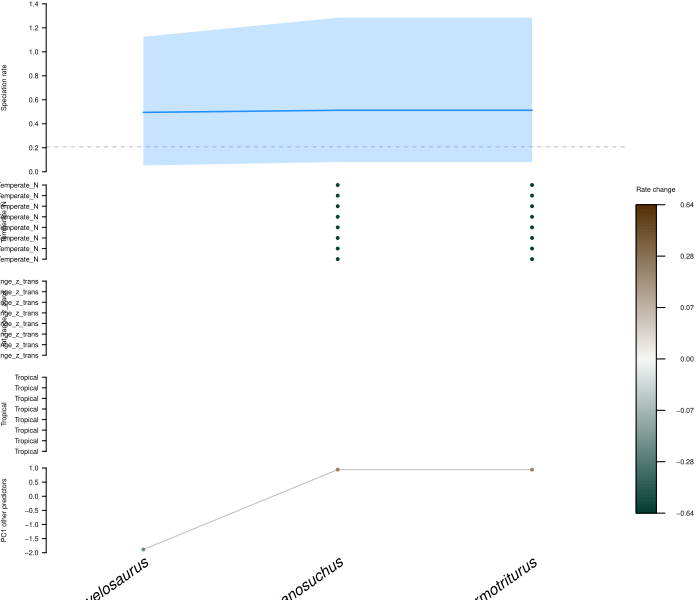

Reproduce this figure in R.
pdf(file='C:/Users/SimoesLabAdmin/Documents/pt_diversity_rates/updated_occurrence_analyses/model_3/reptilia_terr/combined_10_contribution_per_species_rates.pdf', width = 7, height = 6, useDingbats = FALSE, pointsize = 7)

ord_by_importance = function(s, consrank, rate_mean) {
  imp = consrank**2
  s = scale(s)
  imp = imp / sum(imp)
  #imp = imp / max(imp)
  s = t(t(s) * imp)
  p = prcomp(cbind(s, scale(rate_mean)))
  ord <- order(p$x[, 1])
  if (cor(1:length(rate_mean), rate_mean[ord]) < 0) {
     ord = order(p$x[, 1], decreasing = TRUE)
  }
  return(ord)
}

is_discrete <- function(x) {
  s = min(x):max(x)
  any(x == 0) && length(s) > 1 && all(s %in% unique(x))
}

combine_predictors <- function(shap, feat, feat_names, n_comb) {
  n_comb1 = n_comb + 1
  idx_comb = n_comb1:ncol(shap)
  shap[, n_comb1] = rowSums(shap[, idx_comb])
  shap = shap[, 1:n_comb1]
  comb_pred = t(do.call('rbind', feat[idx_comb]))
  pc1 = prcomp(comb_pred)$x[, 1]
  feat[[n_comb1]] = pc1
  feat[(n_comb + 2):(length(feat))] = NULL
  feat_names = feat_names[1:n_comb1]
  feat_names[n_comb1] = 'PC1 other predictors'
  out = vector(mode = 'list', length = 3)
  out[[1]] = shap
  out[[2]] = feat
  out[[3]] = feat_names
  return(out)
}

shap_heatmap <- function(shap, baseline, rates, species_names, feat,
                         feat_names, feat_states, rate_type = 'speciation', n_individual_pred = NULL) {
  nfeat = ncol(shap)
  if (!is.null(n_individual_pred)) {
    if ((n_individual_pred + 1) < nfeat) {
      comb_p = combine_predictors(shap, feat, feat_names, n_individual_pred)
      shap = comb_p[[1]]
      feat = comb_p[[2]]
      feat_names = comb_p[[3]]
      nfeat = ncol(shap)
    }
  }
  nspecies = nrow(shap)
  shap_pos = shap > 0
  shap_neg = shap < 0
  shap_sqrt = shap
  shap_sqrt[shap == 0] = 0
  offset_sqrt = 0.0
  shap_sqrt[shap_pos] = sqrt(shap[shap_pos] + offset_sqrt)
  shap_sqrt[shap_neg] = sqrt(-1 * shap[shap_neg] + offset_sqrt)
  max_pos = max(shap_sqrt[shap_pos])
  max_neg = max(shap_sqrt[shap_neg])
  steps_pos = round(max_pos / (max_pos + max_neg), 2) * 200
  steps_neg = round(max_neg / (max_pos + max_neg), 2) * 200
  # BrBG diverging colors
  total_steps = steps_pos + steps_neg
  max_steps = max(c(steps_pos, steps_neg))
  col_pos = colorRampPalette(c('#F5F5F5', '#543005'))(max_steps)
  col_neg = colorRampPalette(c('#F5F5F5', '#003C30'))(max_steps)
  col_pos = col_pos[1:steps_pos]
  col_neg = col_neg[1:steps_neg]
  shap_col = shap
  shap_col[shap == 0] = '#F5F5F5'
  col_idx = findInterval(shap_sqrt[shap_pos], seq(sqrt(offset_sqrt), max_pos, length.out = steps_pos), all.inside = TRUE)
  shap_col[shap_pos] = col_pos[col_idx]
  col_idx = findInterval(shap_sqrt[shap_neg], seq(sqrt(offset_sqrt), max_neg, length.out = steps_neg), all.inside = TRUE)
  shap_col[shap_neg] = col_neg[col_idx]
  species_names = gsub('_', ' ', species_names)
  # Plot
  h = 0.15
  if (nfeat < 10) {
    h = seq(0.4, 0.1, length.out = 9)
    h = h[nfeat]
  }
  heights = c(h, rep((1 - 1.25 * h)/nfeat, nfeat), h/4)
  rate_name = 'Speciation rate'
  rate_col = 'dodgerblue'
  if (rate_type == 'extinction') {
    rate_name = 'Extinction rate'
    rate_col = 'red'
  }
  if (rate_type == 'sampling') {
    rate_name = 'Sampling rate'
    rate_col = 'burlywood2'
  }
  layout(cbind(c(1, 2:(nfeat+2)), c(nfeat + 3, rep(nfeat + 4, nfeat), nfeat + 5)),
         heights = heights, widths = c(0.9, 0.1))
  # Rates per species
  par(las = 1, mar = c(0.1, 6, 0.5, 0.1), mgp = c(5, 1, 0))
  cex_lab = 2 / sqrt(length(feat_names))
  cex_lab = ifelse(cex_lab > 1, 1, cex_lab)
  y_tck = pretty(range(rates, na.rm = TRUE), n = 5)
  plot(0, 0, type = 'n', xaxs = 'i', yaxs = 'i',
       xlim = c(0, nspecies), ylim = range(y_tck),
       axes = FALSE, ylab = rate_name, cex.lab = cex_lab)
  abline(h = baseline, lty = 2, col = 'grey')
  x = c(1:nspecies) - 0.5
  polygon(c(x, rev(x)), c(rates[, 2], rev(rates[, 3])), col = adjustcolor(rate_col, alpha = 0.25), border = NA)
  lines(x, rates[, 1], col = rate_col, lwd = 1.5)
  axis(side = 2, at = y_tck, cex.axis = cex_lab)
  # Shape values
  species_x = c(1:nspecies) - 0.5
  for (i in 1:nfeat) {
    f = feat[[i]]
    if (is.null(dim(f))) {
      d = is_discrete(f)
      y_tck = pretty(range(f), n = 5)
      ylim = range(y_tck)
      if (d) {
        ylim = c(min(f) - 0.5, max(f) + 0.5)
      }
      plot(species_x, f, type = 'n', ylim = ylim,
           xlim = c(0, nspecies), xaxs = 'i', axes = FALSE,
           xlab = '', ylab = feat_names[i], cex.lab = cex_lab)
      if (!d) {
        lines(species_x, f, col = 'grey')
        axis(side = 2, at = y_tck, cex.axis = cex_lab)
      }
      else {
        axis(side = 2, at = min(f):max(f), cex.axis = cex_lab)
      }
      points(species_x, f, pch = 19, col = shap_col[, i])
    }
    else {
      nr = nrow(f)
      plot(0, 0, type = 'n', ylim = c(1 - 0.5, nr + 0.5),
           xlim = c(0, nspecies), xaxs = 'i', axes = FALSE,
           xlab = '', ylab = feat_names[i], cex.lab = cex_lab)
      axis(side = 2, at = 1:nr, labels = feat_states[[i]], cex.axis = cex_lab)
      for (j in 1:nr) {
        fj = f[j, ]
        idx = fj == 1
        points(species_x[idx], rep(j, sum(idx)), pch = 19, col = shap_col[idx, i])
      }
    }
  }
  # Species names
  par(mar = c(0.1, 6, 0.5, 0.1), mgp = c(3, 0.1, 0))
  plot(0, 0, type = 'n', xlim = c(0, nspecies), ylim = c(0, 3),
       xaxs = 'i', axes = FALSE, xlab = '', ylab = '')
  text(x = species_x, y = 3, labels = species_names,
       xpd = NA, srt = 35, adj = 0.965,
       cex = 4 / sqrt(length(species_names)), font = 3)
  # Empty plot
  plot(0, 0, type = 'n', axes = FALSE, xlab = '', ylab = '')
  # Legend
  col = c(rev(col_neg), col_pos)
  n_lead_digit = nchar(as.character(max(round(abs(shap)))))
  par(mar = c(4, 0.5, 0.5, 0.5), mgp = c(3, 1, 0))
  plot(0, 0, type = 'n', xlab = '', ylab = '', axes = FALSE,
       xlim = c(0, 2), ylim = c(0, 1.05 * total_steps))
  for (j in 1:total_steps) {
    rect(0, j - 1, 0.7, j, border = col[j], col = col[j])
  }
  rect(0, 0, 0.7, total_steps, border = 'black')
  lines(x = c(0.7, 1.0), y = rep(steps_neg, 2))
  text(x = 0, y = 1.05 * total_steps, labels = 'Rate change', adj = c(0, 0.5))
  a = c(1, 0.5) # right align
  text(x = 2, y = steps_neg, labels = sprintf(paste0('%.', 3 - n_lead_digit, 'f'), 0), adj = a)
  n_tck = 4
  s = seq(sqrt(offset_sqrt), max(c(max_pos, max_neg)), length.out = n_tck)
  pos = (s / s[n_tck]) * max_steps
  pos = pos[-1]
  s = s[-1]
  for (i in 1:length(pos)) {
    p = steps_neg + pos[i]
    if (p <= total_steps) {
      lines(x = c(0.7, 1.0), y = rep(p, 2))
      text(x = 2, y = p, adj = a, labels = sprintf(paste0('%.', 3 - n_lead_digit, 'f'), s[i]**2))
    }
    p = steps_neg - pos[i]
    if (p >= 0) {
      lines(x = c(0.7, 1.0), y = rep(p, 2))
      text(x = 2, y = p, adj = a, labels = sprintf(paste0('%.', 3 - n_lead_digit, 'f'), -(s[i]**2)))
    }
  }
}

consrank=c(1.0, 0.0,2.0,3.0,4.0,5.0)
consrank2 = order(consrank, decreasing = FALSE)
consrank = order(consrank, decreasing = TRUE)
shap_list = list()
shap_list[[1]]=c(0.26840915171872026, 0.2684091515287386,-0.5931947067754216)
shap_list[[2]]=c(-0.6357647321476919, -0.635764731656682,0.6212709272895788)
shap_list[[3]]=c(0.137691225702292, 0.13769122560464758,0.14831187531135134)
shap_list[[4]]=c(0.16648042189799733, 0.16648042177888908,-0.2784786675420268)
shap_list[[5]]=c(0.0270404123111925, 0.02704041229776113,0.030931076626612222)
shap_list[[6]]=c(0.027040414113901422, 0.027040414150508073,0.030931074162959944)
shap = do.call('cbind', shap_list)
baseline = 0.20722019208595158
rate=c(0.5124291933124187, 0.512429193527205,0.4948710807079624)
rate_lwr=c(0.08065692521631718, 0.08065692521631718,0.05261516571044922)
rate_upr=c(1.28440872579813, 1.28440872579813,1.1257821768522263)
rates = cbind(rate, rate_lwr, rate_upr)
species_names = c()
species_names = c(species_names, 'Lanthanosuchus')
species_names = c(species_names, 'Permotriturus')
species_names = c(species_names, 'Provelosaurus')
feat_names = c()
feat_names = c(feat_names, 'lat_range_z_trans')
feat_names = c(feat_names, 'Temperate_N')
feat_names = c(feat_names, 'Tropical')
feat_names = c(feat_names, 'Temperate_S')
feat_names = c(feat_names, 'Antarctic')
feat_names = c(feat_names, 'time')
ord = ord_by_importance(shap, consrank, rate)
shap_ord = shap[ord, consrank2, drop = FALSE]
rates_ord = rates[ord, ]
species_names_ord = species_names[ord]
feat_names_ord = feat_names[consrank2]
feat = vector(mode = 'list', length = 6)
feat_states = vector(mode = 'list', length = 6)
tmp = vector(mode = 'list', length = 8)
tmp_states = c()
tmp[[1]]=c(-0.2987644076347351, -0.2987644076347351,-0.11636129021644592)
tmp_states = c(tmp_states, 'lat_range_z_trans')
tmp[[14]]=c(-0.2987644076347351, -0.2987644076347351,-0.11636129021644592)
tmp_states = c(tmp_states, 'lat_range_z_trans')
tmp[[27]]=c(-0.2987644076347351, -0.2987644076347351,-0.11636129021644592)
tmp_states = c(tmp_states, 'lat_range_z_trans')
tmp[[40]]=c(-0.2987644076347351, -0.2987644076347351,-0.11636129021644592)
tmp_states = c(tmp_states, 'lat_range_z_trans')
tmp[[53]]=c(-0.2987644076347351, -0.2987644076347351,-0.11636129021644592)
tmp_states = c(tmp_states, 'lat_range_z_trans')
tmp[[66]]=c(-0.2987644076347351, -0.2987644076347351,-0.11636129021644592)
tmp_states = c(tmp_states, 'lat_range_z_trans')
tmp[[79]]=c(-0.2987644076347351, -0.2987644076347351,-0.11636129021644592)
tmp_states = c(tmp_states, 'lat_range_z_trans')
tmp[[92]]=c(-0.2987644076347351, -0.2987644076347351,-0.11636129021644592)
tmp_states = c(tmp_states, 'lat_range_z_trans')
tmp = do.call('rbind', tmp)
feat[[1]] = tmp[, ord]
feat_states[[1]] = tmp_states
tmp = vector(mode = 'list', length = 8)
tmp_states = c()
tmp[[2]]=c(1.0, 1.0,0.0)
tmp_states = c(tmp_states, 'Temperate_N')
tmp[[15]]=c(1.0, 1.0,0.0)
tmp_states = c(tmp_states, 'Temperate_N')
tmp[[28]]=c(1.0, 1.0,0.0)
tmp_states = c(tmp_states, 'Temperate_N')
tmp[[41]]=c(1.0, 1.0,0.0)
tmp_states = c(tmp_states, 'Temperate_N')
tmp[[54]]=c(1.0, 1.0,0.0)
tmp_states = c(tmp_states, 'Temperate_N')
tmp[[67]]=c(1.0, 1.0,0.0)
tmp_states = c(tmp_states, 'Temperate_N')
tmp[[80]]=c(1.0, 1.0,0.0)
tmp_states = c(tmp_states, 'Temperate_N')
tmp[[93]]=c(1.0, 1.0,0.0)
tmp_states = c(tmp_states, 'Temperate_N')
tmp = do.call('rbind', tmp)
feat[[2]] = tmp[, ord]
feat_states[[2]] = tmp_states
tmp = vector(mode = 'list', length = 8)
tmp_states = c()
tmp[[3]]=c(0.0, 0.0,0.0)
tmp_states = c(tmp_states, 'Tropical')
tmp[[16]]=c(0.0, 0.0,0.0)
tmp_states = c(tmp_states, 'Tropical')
tmp[[29]]=c(0.0, 0.0,0.0)
tmp_states = c(tmp_states, 'Tropical')
tmp[[42]]=c(0.0, 0.0,0.0)
tmp_states = c(tmp_states, 'Tropical')
tmp[[55]]=c(0.0, 0.0,0.0)
tmp_states = c(tmp_states, 'Tropical')
tmp[[68]]=c(0.0, 0.0,0.0)
tmp_states = c(tmp_states, 'Tropical')
tmp[[81]]=c(0.0, 0.0,0.0)
tmp_states = c(tmp_states, 'Tropical')
tmp[[94]]=c(0.0, 0.0,0.0)
tmp_states = c(tmp_states, 'Tropical')
tmp = do.call('rbind', tmp)
feat[[3]] = tmp[, ord]
feat_states[[3]] = tmp_states
tmp = vector(mode = 'list', length = 8)
tmp_states = c()
tmp[[4]]=c(0.0, 0.0,1.0)
tmp_states = c(tmp_states, 'Temperate_S')
tmp[[17]]=c(0.0, 0.0,1.0)
tmp_states = c(tmp_states, 'Temperate_S')
tmp[[30]]=c(0.0, 0.0,1.0)
tmp_states = c(tmp_states, 'Temperate_S')
tmp[[43]]=c(0.0, 0.0,1.0)
tmp_states = c(tmp_states, 'Temperate_S')
tmp[[56]]=c(0.0, 0.0,1.0)
tmp_states = c(tmp_states, 'Temperate_S')
tmp[[69]]=c(0.0, 0.0,1.0)
tmp_states = c(tmp_states, 'Temperate_S')
tmp[[82]]=c(0.0, 0.0,1.0)
tmp_states = c(tmp_states, 'Temperate_S')
tmp[[95]]=c(0.0, 0.0,1.0)
tmp_states = c(tmp_states, 'Temperate_S')
tmp = do.call('rbind', tmp)
feat[[4]] = tmp[, ord]
feat_states[[4]] = tmp_states
tmp = vector(mode = 'list', length = 8)
tmp_states = c()
tmp[[5]]=c(0.0, 0.0,0.0)
tmp_states = c(tmp_states, 'Antarctic')
tmp[[18]]=c(0.0, 0.0,0.0)
tmp_states = c(tmp_states, 'Antarctic')
tmp[[31]]=c(0.0, 0.0,0.0)
tmp_states = c(tmp_states, 'Antarctic')
tmp[[44]]=c(0.0, 0.0,0.0)
tmp_states = c(tmp_states, 'Antarctic')
tmp[[57]]=c(0.0, 0.0,0.0)
tmp_states = c(tmp_states, 'Antarctic')
tmp[[70]]=c(0.0, 0.0,0.0)
tmp_states = c(tmp_states, 'Antarctic')
tmp[[83]]=c(0.0, 0.0,0.0)
tmp_states = c(tmp_states, 'Antarctic')
tmp[[96]]=c(0.0, 0.0,0.0)
tmp_states = c(tmp_states, 'Antarctic')
tmp = do.call('rbind', tmp)
feat[[5]] = tmp[, ord]
feat_states[[5]] = tmp_states
tmp = vector(mode = 'list', length = 8)
tmp_states = c()
tmp[[13]]=c(269.1848135519592, 269.1848135519592,269.1848135519592)
tmp_states = c(tmp_states, 'time')
tmp[[26]]=c(269.1848135519592, 269.1848135519592,269.1848135519592)
tmp_states = c(tmp_states, 'time')
tmp[[39]]=c(269.1848135519592, 269.1848135519592,269.1848135519592)
tmp_states = c(tmp_states, 'time')
tmp[[52]]=c(269.1848135519592, 269.1848135519592,269.1848135519592)
tmp_states = c(tmp_states, 'time')
tmp[[65]]=c(269.1848135519592, 269.1848135519592,269.1848135519592)
tmp_states = c(tmp_states, 'time')
tmp[[78]]=c(269.1848135519592, 269.1848135519592,269.1848135519592)
tmp_states = c(tmp_states, 'time')
tmp[[91]]=c(269.1848135519592, 269.1848135519592,269.1848135519592)
tmp_states = c(tmp_states, 'time')
tmp[[104]]=c(269.1848135519592, 269.1848135519592,269.1848135519592)
tmp_states = c(tmp_states, 'time')
tmp = do.call('rbind', tmp)
feat[[6]] = tmp[, ord]
feat_states[[6]] = tmp_states
feat_ord = feat[consrank2]
feat_states_ord = feat_states[consrank2]
shap_heatmap(shap_ord, baseline, rates_ord, species_names_ord, feat_ord,
             feat_names_ord, feat_states_ord, rate_type = 'speciation', n_individual_pred = 3)

consrank=c(0.0, 1.0,3.0,2.0,4.0,5.0)
consrank2 = order(consrank, decreasing = FALSE)
consrank = order(consrank, decreasing = TRUE)
shap_list = list()
shap_list[[1]]=c(0.0752741097100079, 0.0397439506342454,0.0689125296313432)
shap_list[[2]]=c(-0.15720707515254617, 0.11999241007210158,0.14475470379256877)
shap_list[[3]]=c(0.05901501721702516, -0.07572311275786948,0.06406239574564097)
shap_list[[4]]=c(0.028422146275115665, 0.024231706493284814,-0.1964091393351555)
shap_list[[5]]=c(0.009175028233439662, 0.007455094162491954,0.009176211853628047)
shap_list[[6]]=c(0.009175023819261696, 0.007455093410585488,0.009176214342587627)
shap = do.call('cbind', shap_list)
baseline = 0.18279589531477541
rate=c(0.2892253995180363, 0.4078394641855266,0.36505471802804096)
rate_lwr=c(0.026958433911204338, 0.06518556218361482,0.002646802458912134)
rate_upr=c(0.795246746391058, 0.8163984310813248,1.1091171689331532)
rates = cbind(rate, rate_lwr, rate_upr)
species_names = c()
species_names = c(species_names, 'Gecatogomphius')
species_names = c(species_names, 'Kahneria')
species_names = c(species_names, 'Tramuntanasaurus')
feat_names = c()
feat_names = c(feat_names, 'lat_range_z_trans')
feat_names = c(feat_names, 'Temperate_N')
feat_names = c(feat_names, 'Tropical')
feat_names = c(feat_names, 'Temperate_S')
feat_names = c(feat_names, 'Antarctic')
feat_names = c(feat_names, 'time')
ord = ord_by_importance(shap, consrank, rate)
shap_ord = shap[ord, consrank2, drop = FALSE]
rates_ord = rates[ord, ]
species_names_ord = species_names[ord]
feat_names_ord = feat_names[consrank2]
feat = vector(mode = 'list', length = 6)
feat_states = vector(mode = 'list', length = 6)
tmp = vector(mode = 'list', length = 8)
tmp_states = c()
tmp[[1]]=c(-0.2987644076347351, -0.2987644076347351,-0.2987644076347351)
tmp_states = c(tmp_states, 'lat_range_z_trans')
tmp[[14]]=c(-0.2987644076347351, -0.2987644076347351,-0.2987644076347351)
tmp_states = c(tmp_states, 'lat_range_z_trans')
tmp[[27]]=c(-0.2987644076347351, -0.2987644076347351,-0.2987644076347351)
tmp_states = c(tmp_states, 'lat_range_z_trans')
tmp[[40]]=c(-0.2987644076347351, -0.2987644076347351,-0.2987644076347351)
tmp_states = c(tmp_states, 'lat_range_z_trans')
tmp[[53]]=c(-0.2987644076347351, -0.2987644076347351,-0.2987644076347351)
tmp_states = c(tmp_states, 'lat_range_z_trans')
tmp[[66]]=c(-0.2987644076347351, -0.2987644076347351,-0.2987644076347351)
tmp_states = c(tmp_states, 'lat_range_z_trans')
tmp[[79]]=c(-0.2987644076347351, -0.2987644076347351,-0.2987644076347351)
tmp_states = c(tmp_states, 'lat_range_z_trans')
tmp[[92]]=c(-0.2987644076347351, -0.2987644076347351,-0.2987644076347351)
tmp_states = c(tmp_states, 'lat_range_z_trans')
tmp = do.call('rbind', tmp)
feat[[1]] = tmp[, ord]
feat_states[[1]] = tmp_states
tmp = vector(mode = 'list', length = 8)
tmp_states = c()
tmp[[2]]=c(1.0, 0.0,0.0)
tmp_states = c(tmp_states, 'Temperate_N')
tmp[[15]]=c(1.0, 0.0,0.0)
tmp_states = c(tmp_states, 'Temperate_N')
tmp[[28]]=c(1.0, 0.0,0.0)
tmp_states = c(tmp_states, 'Temperate_N')
tmp[[41]]=c(1.0, 0.0,0.0)
tmp_states = c(tmp_states, 'Temperate_N')
tmp[[54]]=c(1.0, 0.0,0.0)
tmp_states = c(tmp_states, 'Temperate_N')
tmp[[67]]=c(1.0, 0.0,0.0)
tmp_states = c(tmp_states, 'Temperate_N')
tmp[[80]]=c(1.0, 0.0,0.0)
tmp_states = c(tmp_states, 'Temperate_N')
tmp[[93]]=c(1.0, 0.0,0.0)
tmp_states = c(tmp_states, 'Temperate_N')
tmp = do.call('rbind', tmp)
feat[[2]] = tmp[, ord]
feat_states[[2]] = tmp_states
tmp = vector(mode = 'list', length = 8)
tmp_states = c()
tmp[[3]]=c(0.0, 1.0,0.0)
tmp_states = c(tmp_states, 'Tropical')
tmp[[16]]=c(0.0, 1.0,0.0)
tmp_states = c(tmp_states, 'Tropical')
tmp[[29]]=c(0.0, 1.0,0.0)
tmp_states = c(tmp_states, 'Tropical')
tmp[[42]]=c(0.0, 1.0,0.0)
tmp_states = c(tmp_states, 'Tropical')
tmp[[55]]=c(0.0, 1.0,0.0)
tmp_states = c(tmp_states, 'Tropical')
tmp[[68]]=c(0.0, 1.0,0.0)
tmp_states = c(tmp_states, 'Tropical')
tmp[[81]]=c(0.0, 1.0,0.0)
tmp_states = c(tmp_states, 'Tropical')
tmp[[94]]=c(0.0, 1.0,0.0)
tmp_states = c(tmp_states, 'Tropical')
tmp = do.call('rbind', tmp)
feat[[3]] = tmp[, ord]
feat_states[[3]] = tmp_states
tmp = vector(mode = 'list', length = 8)
tmp_states = c()
tmp[[4]]=c(0.0, 0.0,1.0)
tmp_states = c(tmp_states, 'Temperate_S')
tmp[[17]]=c(0.0, 0.0,1.0)
tmp_states = c(tmp_states, 'Temperate_S')
tmp[[30]]=c(0.0, 0.0,1.0)
tmp_states = c(tmp_states, 'Temperate_S')
tmp[[43]]=c(0.0, 0.0,1.0)
tmp_states = c(tmp_states, 'Temperate_S')
tmp[[56]]=c(0.0, 0.0,1.0)
tmp_states = c(tmp_states, 'Temperate_S')
tmp[[69]]=c(0.0, 0.0,1.0)
tmp_states = c(tmp_states, 'Temperate_S')
tmp[[82]]=c(0.0, 0.0,1.0)
tmp_states = c(tmp_states, 'Temperate_S')
tmp[[95]]=c(0.0, 0.0,1.0)
tmp_states = c(tmp_states, 'Temperate_S')
tmp = do.call('rbind', tmp)
feat[[4]] = tmp[, ord]
feat_states[[4]] = tmp_states
tmp = vector(mode = 'list', length = 8)
tmp_states = c()
tmp[[5]]=c(0.0, 0.0,0.0)
tmp_states = c(tmp_states, 'Antarctic')
tmp[[18]]=c(0.0, 0.0,0.0)
tmp_states = c(tmp_states, 'Antarctic')
tmp[[31]]=c(0.0, 0.0,0.0)
tmp_states = c(tmp_states, 'Antarctic')
tmp[[44]]=c(0.0, 0.0,0.0)
tmp_states = c(tmp_states, 'Antarctic')
tmp[[57]]=c(0.0, 0.0,0.0)
tmp_states = c(tmp_states, 'Antarctic')
tmp[[70]]=c(0.0, 0.0,0.0)
tmp_states = c(tmp_states, 'Antarctic')
tmp[[83]]=c(0.0, 0.0,0.0)
tmp_states = c(tmp_states, 'Antarctic')
tmp[[96]]=c(0.0, 0.0,0.0)
tmp_states = c(tmp_states, 'Antarctic')
tmp = do.call('rbind', tmp)
feat[[5]] = tmp[, ord]
feat_states[[5]] = tmp_states
tmp = vector(mode = 'list', length = 8)
tmp_states = c()
tmp[[13]]=c(269.1848135519592, 269.1848135519592,269.1848135519592)
tmp_states = c(tmp_states, 'time')
tmp[[26]]=c(269.1848135519592, 269.1848135519592,269.1848135519592)
tmp_states = c(tmp_states, 'time')
tmp[[39]]=c(269.1848135519592, 269.1848135519592,269.1848135519592)
tmp_states = c(tmp_states, 'time')
tmp[[52]]=c(269.1848135519592, 269.1848135519592,269.1848135519592)
tmp_states = c(tmp_states, 'time')
tmp[[65]]=c(269.1848135519592, 269.1848135519592,269.1848135519592)
tmp_states = c(tmp_states, 'time')
tmp[[78]]=c(269.1848135519592, 269.1848135519592,269.1848135519592)
tmp_states = c(tmp_states, 'time')
tmp[[91]]=c(269.1848135519592, 269.1848135519592,269.1848135519592)
tmp_states = c(tmp_states, 'time')
tmp[[104]]=c(269.1848135519592, 269.1848135519592,269.1848135519592)
tmp_states = c(tmp_states, 'time')
tmp = do.call('rbind', tmp)
feat[[6]] = tmp[, ord]
feat_states[[6]] = tmp_states
feat_ord = feat[consrank2]
feat_states_ord = feat_states[consrank2]
shap_heatmap(shap_ord, baseline, rates_ord, species_names_ord, feat_ord,
             feat_names_ord, feat_states_ord, rate_type = 'extinction', n_individual_pred = 3)

dev.off()
